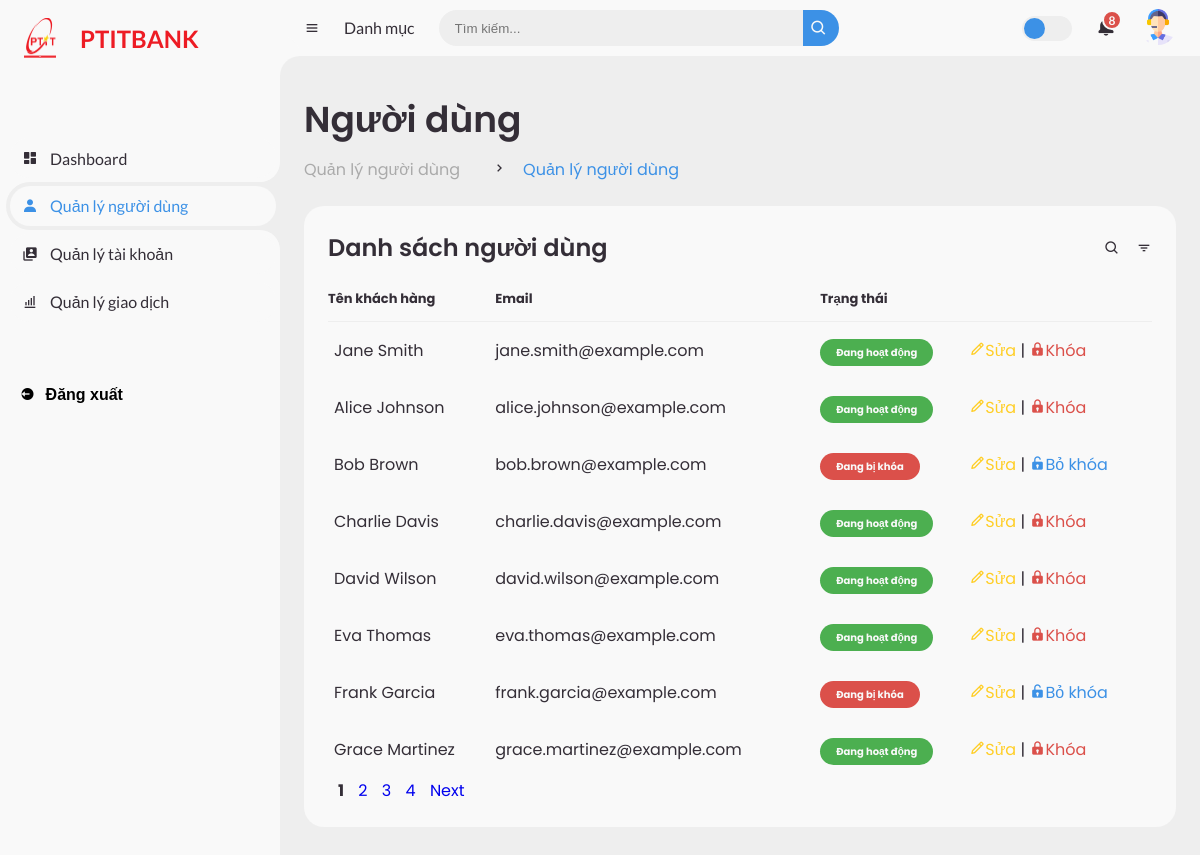
The app's page /admin/user (signed in) with its own data.
### tables this page shows
CREATE TABLE "Account" (
    AccountID TEXT,
    CustomerID TEXT,
    Username TEXT NOT NULL,
    Password TEXT NOT NULL,
    AccountType TEXT,
    Balance DECIMAL(15, 2),
    DateOpened DATE,
    accountNumber TEXT UNIQUE,
    Status TEXT,
    PinCode TEXT,
    creditScored INTEGER
);

CREATE TABLE Customer (CustomerID TEXT PRIMARY KEY, FirstName TEXT NOT NULL, LastName TEXT NOT NULL, DateOfBirth DATE, Role TEXT NOT NULL, Email TEXT UNIQUE, PhoneNumber TEXT, Address TEXT, City TEXT, Country TEXT, Notes TEXT);

### app/routes/admin_route.py (the view)
@admin_bp.route("/user")
def user_list():
    from app.controllers.user_controller import retrieve_user
    return retrieve_user()

### app/controllers/user_controller.py (called while the page is built)
def retrieve_user():
    from app.services.user_service import retrieve_user
    return retrieve_user()

### app/services/user_service.py (called while the page is built)
def check_role():
    account_id = session.get("account_id")
    if not account_id:
        return "Bạn chưa đăng nhập", "danger"
    account = Account.query.filter_by(AccountID=account_id).first()
    if not account:
        return "Tài khoản không tồn tại", "danger"
    customer = Customer.query.filter_by(CustomerID=account.CustomerID).first()
    if not customer:
        return "Khách hàng không tồn tại", "danger"
    if customer.Role != "Admin":
        return "Bạn không có quyền truy cập trang này", "danger"
    return "Welcome Admin", "success"

def retrieve_user():
    message, category = check_role()
    if category == "danger":
        flash(message, category)
        return redirect(url_for("auth.login"))
    page = request.args.get("page", 1, type=int)  # Default to page 1
    per_page = 8  # 8 users per page
    pagination = (
        db.session.query(Customer)  # Lấy tất cả các trường từ bảng Customer
        .join(Account, Customer.CustomerID == Account.CustomerID)
        .add_columns(Account.Status)  # Thêm trường Status từ bảng Account
        .paginate(page=page, per_page=per_page, error_out=False)
    )
    users = pagination.items
    return render_template("admin/user/user.html", users=users, pagination=pagination)

### app/templates/admin/user/user.html (shortened to what this page needs)
<!DOCTYPE html>
<html lang="en">
  <head>
    <link
      href="https://unpkg.com/boxicons@2.0.9/css/boxicons.min.css"
      rel="stylesheet"
    />
    <link
      rel="stylesheet"
      href="{{url_for('static', filename='css/style.css')}}"
    />
    <link
      rel="stylesheet"
      href="https://cdn.jsdelivr.net/npm/sweetalert2@11/dist/sweetalert2.min.css"
    />
  </head>
  <body>
    <section id="sidebar">
      <a href="/admin" class="brand">
        <div class="logo"></div>
        <span class="text">PTITBANK</span>
      </a>
      <ul class="side-menu top">
        <li class="side-menu-li">
          <a href="/admin">
            <i class="bx bxs-dashboard"></i>
            <span class="text">Dashboard</span>
          </a>
        </li>
        <li class="active side-menu-li">
          <a href="/admin/user">
            <i class="bx bxs-user"></i>
            <span class="text">Quản lý người dùng</span>
          </a>
        </li>
        <li class="side-menu-li">
          <a href="/admin/account">
            <i class="bx bxs-user-account"></i>
            <span class="text">Quản lý tài khoản</span>
          </a>
        </li>
        <li class="side-menu-li">
          <a href="/admin/transaction">
            <i class="bx bx-bar-chart-alt"></i>
            <span class="text">Quản lý giao dịch</span>
          </a>
        </li>
      </ul>
      <ul class="side-menu">
        <form action="{{ url_for('auth.logout') }}" method="POST">
          <li>
            <button type="submit" class="logout">
              <i class="bx bxs-log-out-circle"></i>
              <span class="text logout-text">Đăng xuất</span>
            </button>
          </li>
        </form>
      </ul>
    </section>
    <section id="content">
      <nav>
        <i class="bx bx-menu"></i>
        <a href="#" class="nav-link">Danh mục</a>
        <form action="#">
          <div class="form-input">
            <input type="search" placeholder="Tìm kiếm..." />
            <button type="submit" class="search-btn">
              <i class="bx bx-search"></i>
            </button>
          </div>
        </form>
        <label for="switch-mode" class="switch-mode"></label>
        <a href="#" class="notification">
          <span class="num">8</span>
        </a>
        <a href="#" class="profile">
          <img src="{{url_for('static', filename='images/9703596.png')}}" />
        </a>
      </nav>
      <main>
        <div class="head-title">
          <div class="left">
            <h1>Người dùng</h1>
            <ul class="breadcrumb">
              <li>
                <a href="#">Quản lý người dùng</a>
              </li>
              <li><i class="bx bx-chevron-right"></i></li>
              <li>
                <a class="active" href="#">Quản lý người dùng</a>
              </li>
            </ul>
          </div>
        </div>
        <div class="table-data">
          <div class="order">
            <div class="head">
              <h3>Danh sách người dùng</h3>
              <i class="bx bx-search"></i>
              <i class="bx bx-filter"></i>
            </div>
            <table>
              <thead>
                <tr>
                  <th>Tên khách hàng</th>
                  <th>Email</th>
                  <th>Trạng thái</th>
                  <th></th>
                </tr>
              </thead>
              <tbody>
                {% for user, status in users%}
                <tr>
                  <td>{{user.FirstName + " " + user.LastName }}</td>
                  <td>{{user.Email}}</td>
                  <td>
                    <span
                      class="status {{'success' if status.lower() == 'active' else 'error'}}"
                      >{{"Đang hoạt động" if status.lower() == 'active' else
                      "Đang bị khóa" }}</span
                    >
                  </td>
                  <td>
                    <a href="/admin/user/edit/{{ user.CustomerID }}"
                      ><span class="text-nomal"
                        ><i class="bx bx-pencil"></i>Sửa</span
                      ></a
                    >
                    | {% if status.lower() == "active"%}
                    <a
                      href="#"
                      onclick="confirmLockUser(event, '{{ user.CustomerID }}')"
                      ><span class="text-danger"
                        ><i class="bx bxs-lock"></i>Khóa</span
                      ></a
                    >
                    {% else %}
                    <a href="/admin/user/unlock/{{ user.CustomerID }}"
                      ><span class="text-blue"
                        ><i class="bx bxs-lock-open"></i>Bỏ khóa</span
                      ></a
                    >
                    {% endif%}
                  </td>
                </tr>
                {% endfor %}
              </tbody>
            </table>
            <div class="container-pagination">
              <div class="pagination">
                 {% for page_num in pagination.iter_pages() %} {% if
                page_num %} {% if page_num == pagination.page %}
                <strong style="margin-left: 10px">{{ page_num }}</strong>
                {% else %}
                <a
                  href="{{ url_for('admin.user_list', page=page_num) }}"
                  style="margin-left: 10px"
                  >{{ page_num }}</a
                >
                {% endif %} {% else %}
                <span>...</span>
                {% endif %} {% endfor %} {% if pagination.has_next %}
                <a
                  class="pagi"
                  href="{{ url_for('admin.user_list', page=pagination.next_num) }}"
                  style="margin-left: 10px"
                  >Next</a
                >
                {% endif %}
              </div>
            </div>
          </div>
        </div>
      </main>
    </section>
  </body>
</html>

### records on screen
Account: LastName "Jane Smith", Email "jane.smith@example.com", Status "Đang hoạt động"
Account: LastName "Alice Johnson", Email "alice.johnson@example.com", Status "Đang hoạt động"
Account: LastName "Bob Brown", Email "bob.brown@example.com", Status "Đang bị khóa"
Account: LastName "Charlie Davis", Email "charlie.davis@example.com", Status "Đang hoạt động"
Account: LastName "David Wilson", Email "david.wilson@example.com", Status "Đang hoạt động"
Account: LastName "Eva Thomas", Email "eva.thomas@example.com", Status "Đang hoạt động"
Account: LastName "Frank Garcia", Email "frank.garcia@example.com", Status "Đang bị khóa"
Account: LastName "Grace Martinez", Email "grace.martinez@example.com", Status "Đang hoạt động"

### other values on screen
{{ page_num }} "1"
{{ page_num }} "2" "3" "4"
